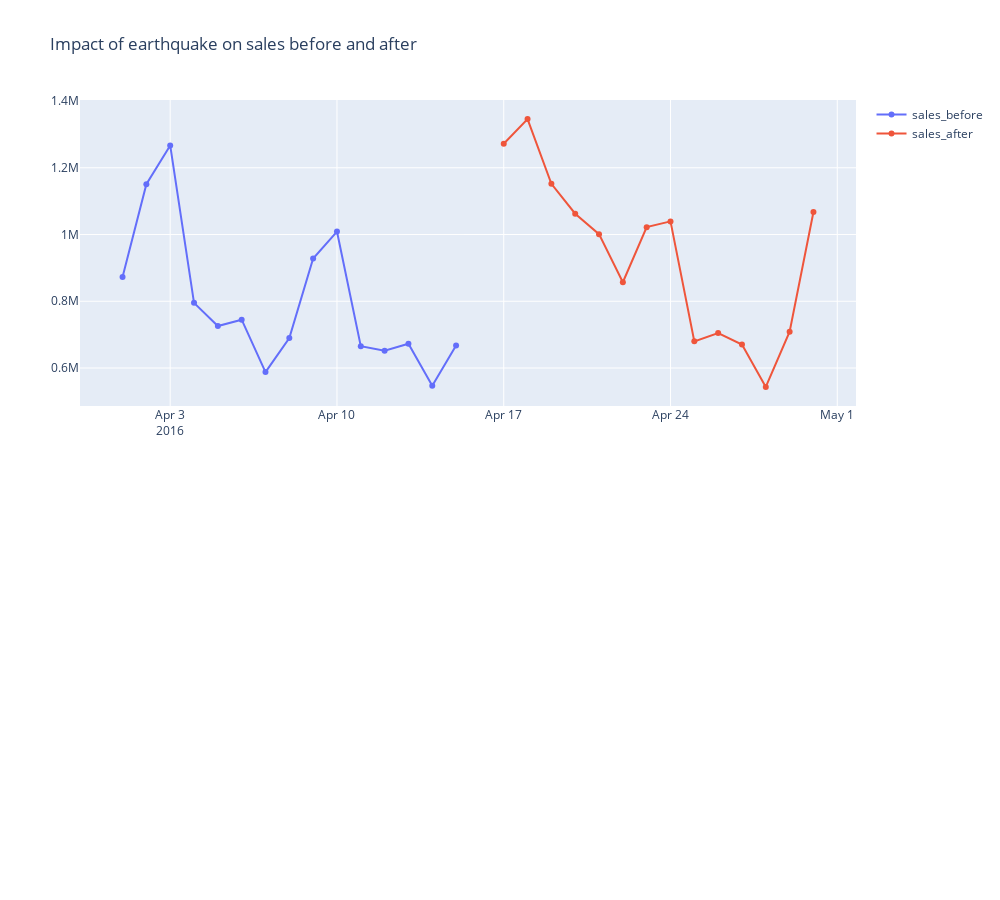

The notebook cell saved with this chart:
### Code cell
from plotly.subplots import make_subplots

fig = make_subplots(rows=2, cols=1)

fig.append_trace(go.Scatter(
    x=aggregate_sales_b4.reset_index()['date'].astype('str').values.tolist(),
    y=aggregate_sales_b4.reset_index()['sales'].values.tolist(), name='sales_before'
), row=1, col=1)

fig.append_trace(go.Scatter(
    x=aggregate_sales_after.reset_index()['date'].astype('str').values.tolist(),
    y=aggregate_sales_after.reset_index()['sales'].values.tolist(),  name='sales_after'
), row=1, col=1)

fig.update_layout(height=900, width=1000, title_text="Impact of earthquake on sales before and after")
fig.show()

### Figure 1 — Plotly figure (JSON) as saved in the notebook; plotly's stock layout.template omitted (floating-point values rounded to 4 significant figures)
{"data": [{"name": "sales_before", "type": "scatter", "x": ["2016-04-01", "2016-04-02", "2016-04-03", "2016-04-04", "2016-04-05", "2016-04-06", "2016-04-07", "2016-04-08", "2016-04-09", "2016-04-10", "2016-04-11", "2016-04-12", "2016-04-13", "2016-04-14", "2016-04-15"], "xaxis": "x", "y": [872500.0, 1151000.0, 1267000.0, 795200.0, 725800.0, 744800.0, 587900.0, 689700.0, 928000.0, 1009000.0, 665300.0, 651700.0, 672600.0, 546800.0, 667600.0], "yaxis": "y"}, {"name": "sales_after", "type": "scatter", "x": ["2016-04-17", "2016-04-18", "2016-04-19", "2016-04-20", "2016-04-21", "2016-04-22", "2016-04-23", "2016-04-24", "2016-04-25", "2016-04-26", "2016-04-27", "2016-04-28", "2016-04-29", "2016-04-30"], "xaxis": "x", "y": [1272000.0, 1346000.0, 1152000.0, 1062000.0, 1001000.0, 857100.0, 1022000.0, 1039000.0, 680000.0, 704800.0, 670300.0, 543300.0, 708700.0, 1067000.0], "yaxis": "y"}], "layout": {"height": 900, "title": {"text": "Impact of earthquake on sales before and after"}, "width": 1000, "xaxis": {"anchor": "y", "domain": [0, 1]}, "xaxis2": {"anchor": "y2", "domain": [0, 1]}, "yaxis": {"anchor": "x", "domain": [0.575, 1]}, "yaxis2": {"anchor": "x2", "domain": [0, 0.425]}}}
